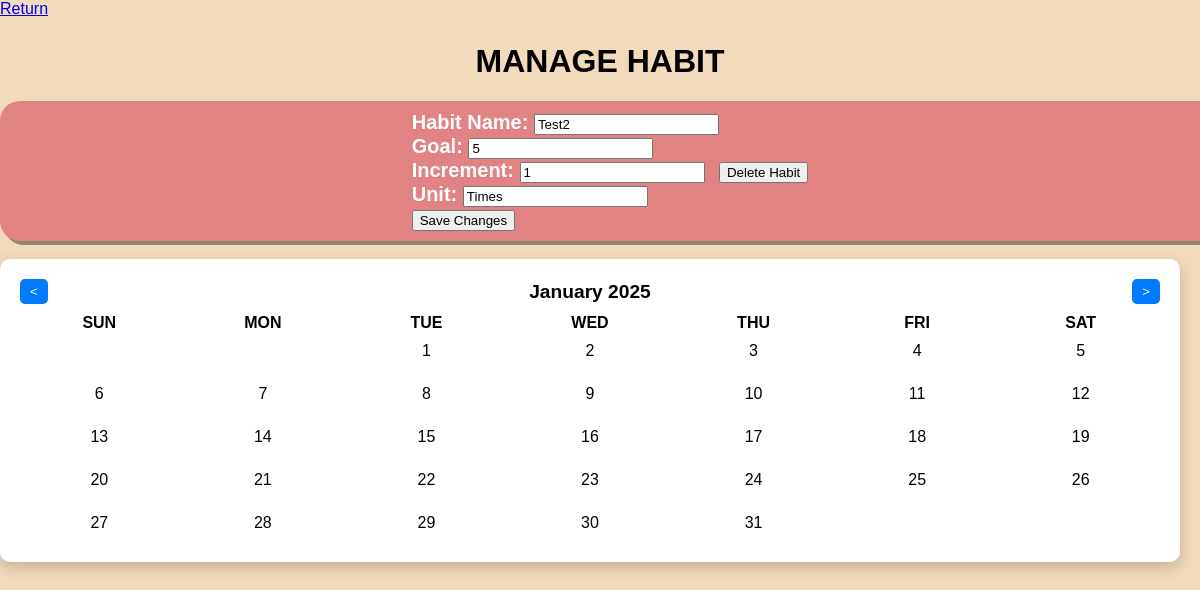
Before: /ManageHabit.html?id=2 with the older database file.
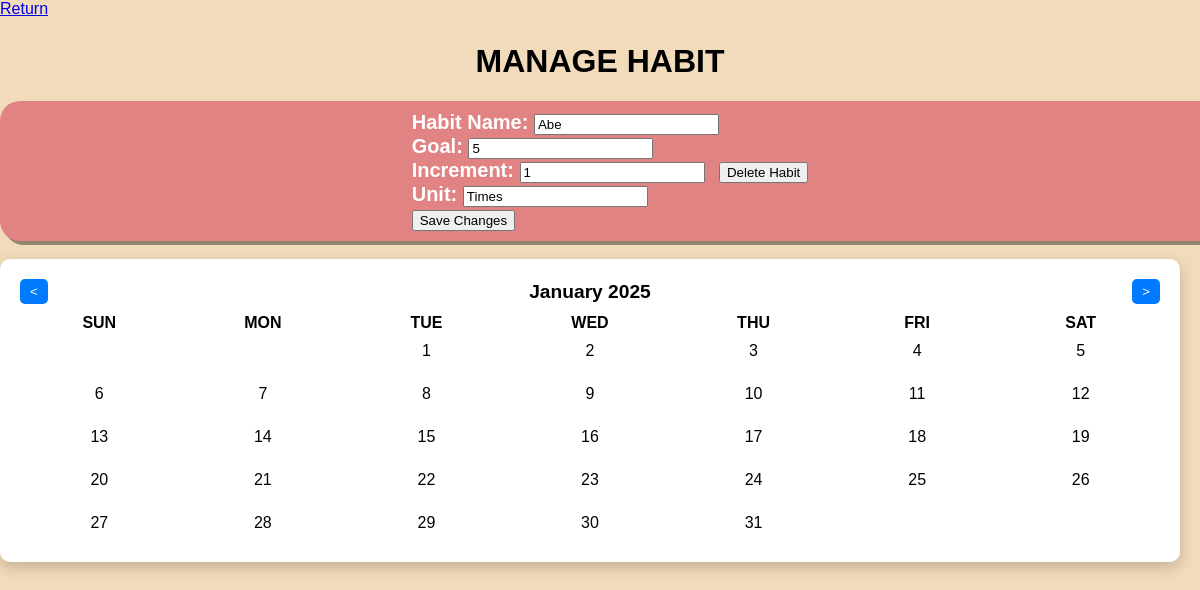
After: the same page with the newer database file.
### tables this page shows
CREATE TABLE habits (
        id INTEGER PRIMARY KEY AUTOINCREMENT,
        Name TEXT NOT NULL,
        Goal INTEGER NOT NULL,
        Increment INTEGER NOT NULL,
        Unit TEXT NOT NULL,
        Progress INTEGER DEFAULT 0,
        Streak INTEGER DEFAULT 0
    );

### app.py (the view, shortened to what this page needs)
@app.route('/ManageHabit.html', methods=['GET'])
@app.route('/ManageHabit/<int:year>/<int:month>', methods=['GET', 'POST'])
def manage_habit(year=None, month=None):
    habit_id = request.args.get('id', type=int)
    errors = []
    habit = None
    if habit_id:
        habit = get_habit_by_id(habit_id)
        if not habit:
            errors.append('Habit not found')
    current_date = datetime(year or datetime.today().year, month or datetime.today().month, 1)
    calendar_data = get_calendar_data(current_date)
    return render_template('ManageHabit.html', calendar_data=calendar_data, current_date=current_date, habit=habit)

### app.py (called while the page is built)
def get_db_connection():
    conn = sqlite3.connect('Tracker.db')
    conn.row_factory = sqlite3.Row
    return conn

def get_calendar_data(date):
    first_day_of_month = date.replace(day=1)
    first_weekday, days_in_month = calendar.monthrange(date.year, date.month)
    days = []
    for day in range(1, days_in_month + 1):
        full_date = date.replace(day=day).strftime('%Y-%m-%d')
        status = date_statuses.get(full_date, None)  # Get status from date_statuses
        days.append({'day': day, 'full_date': full_date, 'status': status})
    month_year = date.strftime('%B %Y')
    return {
        'month_year': month_year,
        'days': days,
        'first_weekday': first_weekday,
    }

def get_habit_by_id(habit_id):
    conn = get_db_connection()
    cursor = conn.cursor()
    cursor.execute("SELECT * FROM habits WHERE id = ?", (habit_id,))
    habit = cursor.fetchone()
    conn.close()
    return habit

### templates/ManageHabit.html (shortened to what this page needs)
<!DOCTYPE html>
<html lang="en">
<head>
    <link rel="stylesheet" href="/static/styles.css">
</head>
<body>
    <div class="top-container">
        <a href="/Habit.html">Return</a>
        <h1>MANAGE HABIT</h1>
    </div>
    <div class="habit-info-container">
        <form action="/ManageHabit/{{ current_date.year }}/{{ current_date.month }}" method="POST">
          <label for="habit">Habit Name:</label>
          <input type="text" id="name" name="name" value="{{habit['Name']}}" required><br>
          <label for="goal">Goal:</label>
          <input type="number" id="goal" name="goal" value="{{habit['Goal']}}" required><br>
          <label type="text">Increment:</label>
          <input type="number" id="increment" name="increment" value="{{habit['Increment']}}" required><br>
          <label for="unit">Unit:</label>
          <input type="text" id="unit" name="unit" value="{{habit['unit']}}" required><br>
          <button type="submit">Save Changes</button>
        </form>
        <form action="/deleteHabit" method="POST">
            <button type="submit">Delete Habit</button>
        </form>
    </div>
    <br>
    <div class="calendar">
        <div class="header">
          <button onclick="window.location.href='/ManageHabit/{{ current_date.year - 1 if current_date.month == 1 else current_date.year }}/{{ 12 if current_date.month == 1 else current_date.month - 1 }}'">&lt;</button>
          <h1>{{ calendar_data.month_year }}</h1>
          <button onclick="window.location.href='/ManageHabit/{{ current_date.year + 1 if current_date.month == 12 else current_date.year }}/{{ 1 if current_date.month == 12 else current_date.month + 1 }}'">&gt;</button>
        </div>
        <div class="days">
          <div>Sun</div>
          <div>Mon</div>
          <div>Tue</div>
          <div>Wed</div>
          <div>Thu</div>
          <div>Fri</div>
          <div>Sat</div>
        </div>
        <div class="dates" style="display: grid; grid-template-columns: repeat(7, 1fr);">
          {% for _ in range(calendar_data.first_weekday) %}
            <div></div>
          {% endfor %}
          {% for day in calendar_data.days %}
            <div class="{{ day.status }}">
              {{ day.day }}
            </div>
          {% endfor %}
        </div>
      </div>
</body>
</html>

Changed rows visible on the page:
changed habits "Times": name "Test2" → "Abe"
